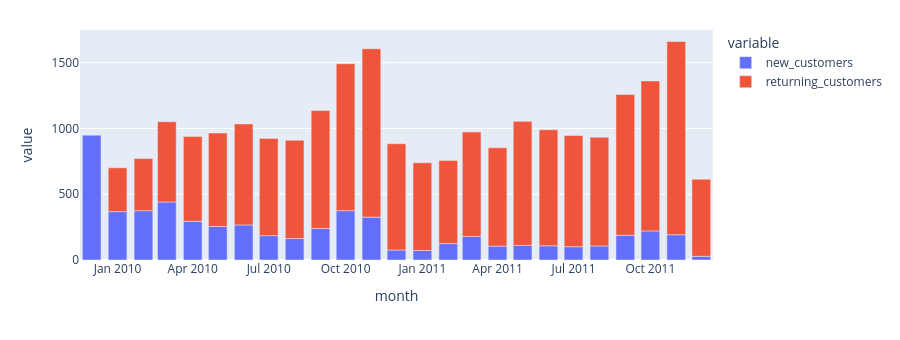

Notebook source saved alongside this figure:
### Markdown cell above
## Год к году

2010 и 2011 по обороту почти одинаковые, но собраны разными способами: заказов на 8,5% меньше,
впервые купивших — в 2,2 раза меньше, а вернувшихся — на 17% больше. Средний чек при этом +10%:
оборот держат не новые покупатели, а более крупные покупки старых. 2009 год в таблице — только
декабрь, сравнивать его нельзя.

### Code cell
fig = px.bar(kpi, x="month", y=["new_customers", "returning_customers"])
fig.update_layout(height=340, margin=dict(t=30))
fig.show()

### Figure 1 — Plotly figure (JSON) as saved in the notebook; plotly's stock layout.template omitted (floating-point values rounded to 4 significant figures)
{"data": [{"hovertemplate": "variable=new_customers<br>month=%{x}<br>value=%{y}<extra></extra>", "legendgroup": "new_customers", "marker": {"color": "#636efa", "pattern": {"shape": ""}}, "name": "new_customers", "orientation": "v", "showlegend": true, "textposition": "auto", "type": "bar", "x": ["2009-12", "2010-01", "2010-02", "2010-03", "2010-04", "2010-05", "2010-06", "2010-07", "2010-08", "2010-09", "2010-10", "2010-11", "2010-12", "2011-01", "2011-02", "2011-03", "2011-04", "2011-05", "2011-06", "2011-07", "2011-08", "2011-09", "2011-10", "2011-11", "2011-12"], "xaxis": "x", "y": [951, 368, 375, 441, 294, 255, 267, 185, 163, 239, 375, 326, 76, 72, 125, 179, 106, 111, 108, 101, 107, 188, 221, 192, 28], "yaxis": "y"}, {"hovertemplate": "variable=returning_customers<br>month=%{x}<br>value=%{y}<extra></extra>", "legendgroup": "returning_customers", "marker": {"color": "#EF553B", "pattern": {"shape": ""}}, "name": "returning_customers", "orientation": "v", "showlegend": true, "textposition": "auto", "type": "bar", "x": ["2009-12", "2010-01", "2010-02", "2010-03", "2010-04", "2010-05", "2010-06", "2010-07", "2010-08", "2010-09", "2010-10", "2010-11", "2010-12", "2011-01", "2011-02", "2011-03", "2011-04", "2011-05", "2011-06", "2011-07", "2011-08", "2011-09", "2011-10", "2011-11", "2011-12"], "xaxis": "x", "y": [0, 333, 396, 610, 645, 710, 767, 739, 747, 897, 1117, 1280, 808, 667, 632, 794, 747, 943, 882, 845, 826, 1071, 1140, 1469, 586], "yaxis": "y"}], "layout": {"barmode": "relative", "height": 340, "legend": {"title": {"text": "variable"}, "tracegroupgap": 0}, "margin": {"t": 30}, "xaxis": {"anchor": "y", "domain": [0.0, 1.0], "title": {"text": "month"}}, "yaxis": {"anchor": "x", "domain": [0.0, 1.0], "title": {"text": "value"}}}}
